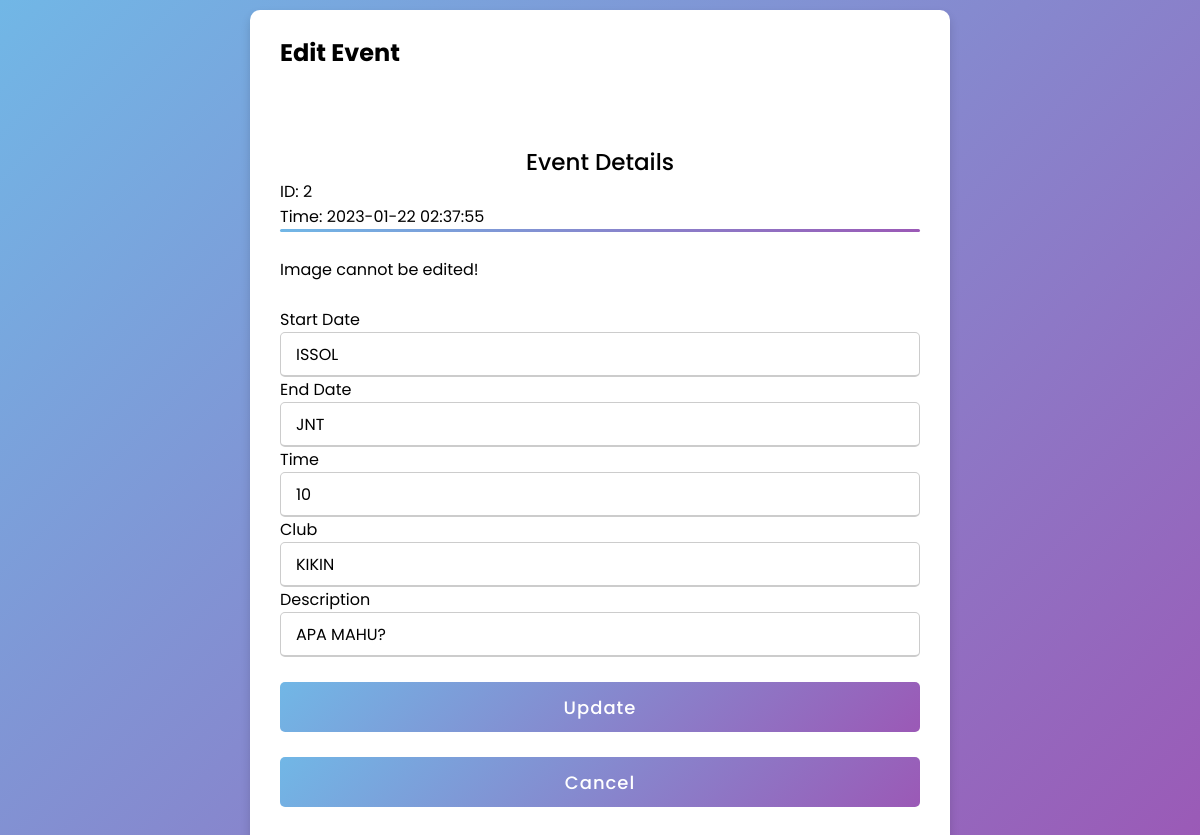
/php/editcourier.php?id=2, run on the app's committed database.
### tables this page shows
CREATE TABLE `couriers` (
  `id` int(11) NOT NULL,
  `time` datetime NOT NULL,
  `deliveryman` varchar(100) NOT NULL,
  `type` varchar(100) NOT NULL,
  `total` int(11) NOT NULL,
  `staff` varchar(100) NOT NULL,
  `other2` varchar(10000) NOT NULL
);

### php/editcourier.php (the view, shortened to what this page needs)
<html>
<head>
    <link rel="stylesheet" type="text/css" href="../css/viewmore.css">
</head>
<body>
<div class="container">
<?php
include_once("db_conn2.php");
if(isset($_POST['update'])) {
    $id = $_POST['id'];
    $time = $_POST['time'];
    $deliveryman1 = $_POST['deliveryman'];
    $type1 = $_POST['type'];
    $total1 = $_POST['total'];
    $staff1 = $_POST['staff'];
    $other1 = $_POST['other'];
    $result = mysqli_query($conn2, "UPDATE couriers SET deliveryman='$deliveryman1',type='$type1',total='$total1',
    staff='$staff1',other2='$other1' WHERE id=$id");
    if ($result){
        echo "
        <script>
            window.location.href='viewcourier.php';
            alert('Data has been updated!');
        </script>
        ";
    }
    else {
        echo "
        <script>
            alert('Sorry, fail to update!');
        </script>
        ";
    }
}
else {
    $id = $_GET['id'];
    $result = mysqli_query($conn2, "SELECT * FROM couriers WHERE id=$id");
    if($result) {
        while($user_data = mysqli_fetch_array($result))
        {
            $id = $user_data['id'];
            $time = $user_data['time'];
            $deliveryman = $user_data['deliveryman'];
            $type = $user_data['type'];
            $total = $user_data['total'];
            $staff = $user_data['staff'];
            $other = $user_data['other2'];
        }
        ?>
        <div class="bmi">
        <form action="editcourier.php"  method="post" name="update_user">
        <h2>Edit Event</h2><br><br>
        <br><div class="title">Event Details</div>
            ID: <?php  echo $id; ?><br>
            Time: <?php  echo $time; ?><br>
        <div class=" line "></div><br><br>
            Image cannot be edited!<br><br>
            Start Date <br><input type="text" name="deliveryman" id="deliveryman" value="<?php  echo $deliveryman; ?>"><br>
            End Date <br><input type="text" name="type" id="type" value="<?php  echo $type; ?>"><br>
            Time <br><input type="text" name="total" id="total" value="<?php  echo $total; ?>"><br>
            Club <br><input type="text" name="staff" id="staff" value="<?php  echo $staff; ?>"><br>
            Description <br><input type="text" name="other" id="other" value="<?php  echo $other; ?>"><br>
            <input type="hidden" name="id" value="<?php echo $id;  ?> "><br>
            <button id="button" type="submit" name="update">Update</button><br>
        </form>
        <br><button id="button" onclick="document.location='viewcourier.php'">Cancel</button><br><br>
        <?php
        }
}
?>
</div>
</div>
</body>
</html>

### css/viewmore.css (style rules this page uses)
* { margin: 0; padding: 0; box-sizing: border-box; font-family: 'Poppins',sans-serif; }
body { height: 100vh; flex-wrap: wrap; display: flex; justify-content: center; align-items: center; padding: 10px; background: linear-gradient(135deg, #71b7e6, #9b59b6); }
.container { max-width: 700px; width: 100%; background-color: white; padding: 25px 30px; border-radius: 10px; box-shadow: 0 5px 10px rgba(0,0,0,0.15); }
.container .title { text-align: center; font-size: 23px; font-weight: 500; position: relative; }
.line { width: 100%; height: 3px; background: linear-gradient(135deg, #71b7e6, #9b59b6); display: inline-block; border-radius: 5px; }
.bmi input, select { height: 45px; width: 100%; outline: none; font-size: 16px; border-radius: 5px; padding-left: 15px; border: 1px solid #ccc; border-bottom-width: 2px; transition: all 0.3s ease; }
#button { height: 50px; width: 100%; border-radius: 5px; border: none; color: #fff; font-size: 18px; font-weight: 500; letter-spacing: 1px; cursor: pointer; transition: all 0.3s ease; background: linear-gradient(135deg, #71b7e6, #9b59b6); }

### data on the page
couriers: id "2", time "2023-01-22 02:37:55", deliveryman "ISSOL", type "JNT", total "10", staff "KIKIN", other "APA MAHU?"
